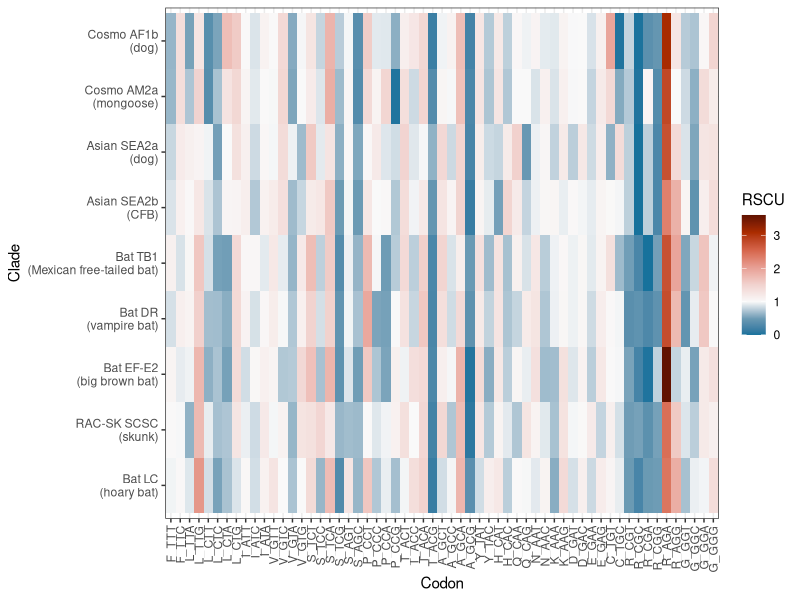

Write the R code that produced this figure.
library("readxl")
df = as.data.frame(read_excel("RSCU_N.xlsx"))
for(i in 3:ncol(df)){
  colnames(df)[i] = paste0(as.character(df[1,i]),"_",colnames(df)[i])
  df[,i] = as.numeric(df[,i])
}
colnames(df)[2] = "Accession no."
df = df[2:nrow(df),]

agg = aggregate(df[, 3:61], list(df$Host), mean)

agg$Group.1 = c("Bat EF-E2\n(big brown bat)","Asian SEA2b\n(CFB)",
                "Cosmo AF1b\n(dog)","Asian SEA2a\n(dog)",
                "Bat TB1\n(Mexican free-tailed bat)","Bat LC\n(hoary bat)",
                "Cosmo AM2a\n(mongoose)",
                "RAC-SK SCSC\n(skunk)","Bat DR\n(vampire bat)"
)

library(reshape2)
melt_data <- melt(agg, na.rm = FALSE, value.name = "rscu", id = "Group.1")

melt_data$Group.1 = factor(melt_data$Group.1, c("Bat LC\n(hoary bat)",
                                                "RAC-SK SCSC\n(skunk)",
                                                "Bat EF-E2\n(big brown bat)",
                                                "Bat DR\n(vampire bat)",
                                                "Bat TB1\n(Mexican free-tailed bat)",
                                                "Asian SEA2b\n(CFB)",
                                                "Asian SEA2a\n(dog)",
                                                "Cosmo AM2a\n(mongoose)",
                                                "Cosmo AF1b\n(dog)"))

library(ggplot2)
library(RColorBrewer)
library(colorspace)
ggplot(melt_data, aes(x = variable, y= Group.1, fill= rscu)) + 
  geom_tile() + xlab("Codon") + ylab("Clade") +
  scale_fill_continuous_divergingx(palette = 'RdBu', rev = T, mid = 1,
                                   l3 = 0, p3 = .8, p4 = .6,
                                   name = "RSCU") +
  theme_bw() + theme(axis.text.x = element_text(angle = 90, vjust = 0.5, hjust=1))
  
